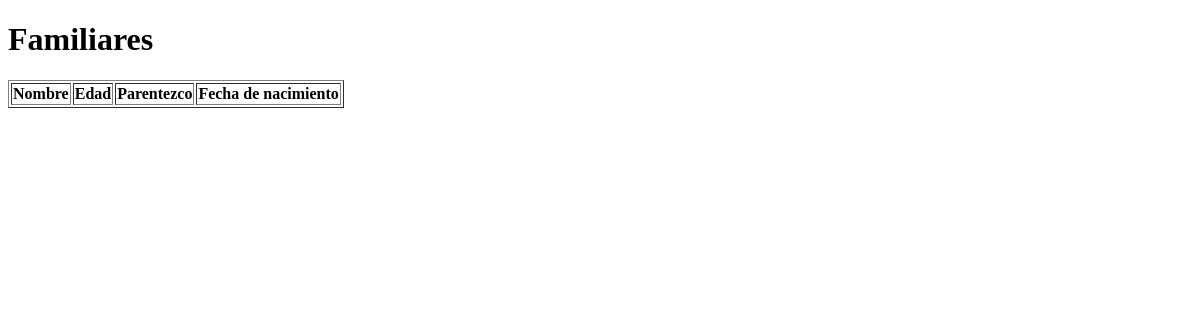
The page /familia/ on the database as committed earlier.
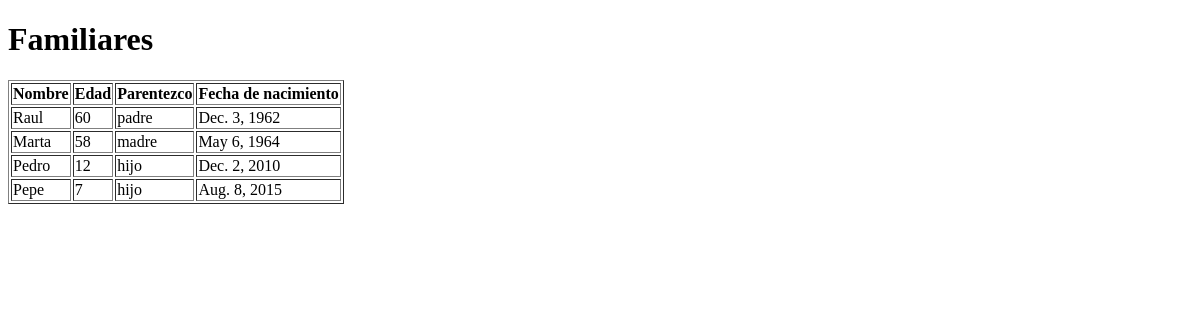
The same page on the database as committed later.
### familiares/models.py (models this page shows)
class Familia(models.Model):
    nombre = models.CharField(max_length=40)
    parentezco = models.CharField(max_length=40)
    edad = models.IntegerField()
    fecha_nac = models.DateField()

### familiares/views.py (the view)
# urls.py: path('familia/', mi_familia),
def mi_familia(request):
    familia = Familia.objects.all()
    plantilla = loader.get_template("familiares.html")
    documento = plantilla.render({"familia": familia})
    return HttpResponse(documento)

### mi_proyecto/templates/familiares.html (shortened to what this page needs)
<!DOCTYPE html>
<html lang="en">
<head>
</head>
<body>
    <h1>Familiares</h1>
    <table border="1">
        <tr>
            <th>Nombre</th>
            <th>Edad</th>
            <th>Parentezco</th>
            <th>Fecha de nacimiento</th>
        </tr>
        {% for f in familia %}
        <tr>
            <td> {{f.nombre}} </td>
            <td> {{f.edad}} </td>
            <td> {{f.parentezco}} </td>
            <td> {{f.fecha_nac}} </td>
        </tr>
        {% endfor %}
    </table>
</body>
</html>

Rows that differ between the two databases and show on the page:
added Familia: nombre "Raul", edad "60", parentezco "padre", fecha_nac "Dec. 3, 1962"
added Familia: nombre "Marta", edad "58", parentezco "madre", fecha_nac "May 6, 1964"
added Familia: nombre "Pedro", edad "12", parentezco "hijo", fecha_nac "Dec. 2, 2010"
added Familia: nombre "Pepe", edad "7", parentezco "hijo", fecha_nac "Aug. 8, 2015"
